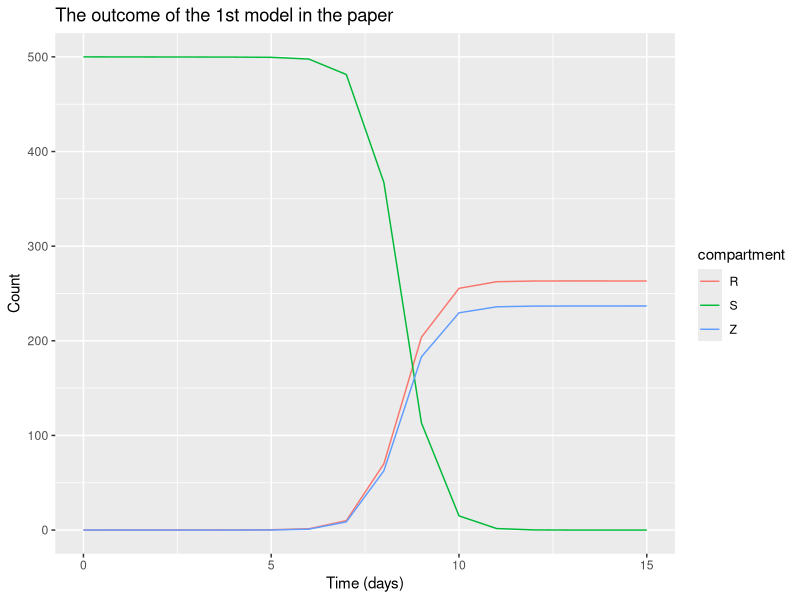
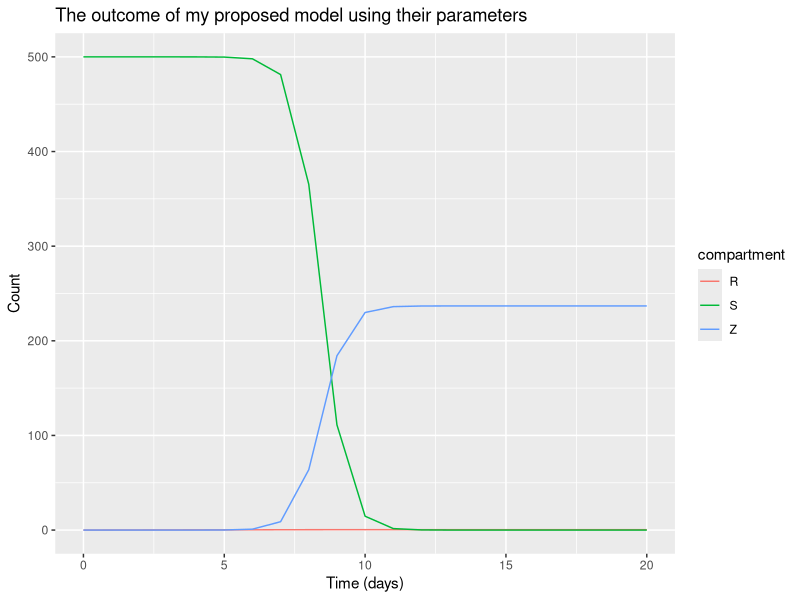

R code for these plots, in order:
## ---- chunk 1
library(DiagrammeR)
library(deSolve)
library(tidyverse)
## ---- chunk 2
grViz(" digraph zombie_hybrid {
  # 'neato' allows absolu <- te positioning
  graph [layout = neato, rankdir = LR, splines = true]

  node [shape = circle, style = filled, fontname = Georgia, fixedsize = true, width= 1]

  # Manual positioning: 'x,y!' 
  src [label = '', style = invis, width = 0, pos = '-1,0.3!']
  L [label = 'Susceptible', pos = '0,0!']
  R [label = 'Recovered', pos = '4,0!']
  Z [label = 'Zombies', pos = '2,0!']

  src -> L [label = '&pi;'] # Births
  L -> Z [label = '&beta;SZ'] # Bitten
  L -> R [label = '&delta;S', tailport = 's', headport = 's' ] # Normal deaths
  R -> Z [label = '&zeta;R', tailport = 'n', headport = 'n'] # Resurection
  Z -> R [label = '&alpha;SZ', tailport = 'e', headport = 'w'] # Head got chopped
}")
## ---- chunk 3
# I found this guide on using this package to make such models
# https://rpubs.com/choisy/sir
# It was also mentioned in a course

# Here, I will re-create their 1st model (which they did not plot in the paper)

zombie_equations <- function(time, variables, parameters) {
  with(as.list(c(variables, parameters)), {
    dS <- pi - beta * S * Z - delta * S
    dZ <- beta * S * Z + zeta * R - alpha * S * Z
    dR <- delta * S + alpha * S * Z - zeta * R
    
    return(list(c(dS, dZ, dR)))
  }) }

parameters <- c(
  pi = 0,
  alpha = 0.005, 
  beta = 0.0095, 
  zeta = 0.0001, 
  delta = 0.0001 )

initial_values <- c(
  S = 500, 
  Z =   0, 
  R =   0  )

time_values <- seq(0, 15)

zombie_value_1 <- ode(
  y = initial_values,
  time = time_values,
  func = zombie_equations,
  parms = parameters )

zombie_1 <- as.data.frame(zombie_value_1) %>%  
  pivot_longer(-time, names_to = "compartment", values_to = "count")
zombie_1 %>% ggplot(aes(time, count, colour = compartment)) + geom_line() + 
  labs(title = "The outcome of the 1st model in the paper", x = "Time (days)", y = "Count")
## ---- chunk 4
grViz(" digraph zombie_hybrid {
  graph [layout = neato, rankdir = LR, splines = true]

  node [shape = circle, style = filled, fontname = Georgea, fixedsize = true, width= 1]
  
  src [label = '', style = invis, width = 0, pos = '-1,0.2!']
  L [label = 'Susceptible', pos = '0,0!']
  R [label = 'Recovered', pos = '4,0!']
  Z [label = 'Zombies', pos = '2,0!']
  D [label = 'Dead\nZombies', style = invis, width = 0, pos = '4,1.2!'] # Removed zombies

  src -> L [label = '&pi;S'] # Births
  L -> Z [label = '&beta;SZ'] # Bitten
  L -> R [label = '&delta;S', tailport = 's', headport = 's' ] # Normal deaths
  R -> Z [label = '&zeta;R'] # Resurection
  Z -> D [label = '&alpha;SZ'] # Head got chopped
}")
## ---- chunk 5
my_zombie_equations <- function(time, variables, parameters) {
  with(as.list(c(variables, parameters)), {
    dS <- pi * S - beta * S * Z - delta * S
    dZ <- beta * S * Z + zeta * R - alpha * S * Z
    dR <- delta * S - zeta * R
    
    return(list(c(dS, dZ, dR)))
  }) }

parameters <- c(
  pi = 0.0001, # In the paper, they never specified a value for pi
  alpha = 0.005, 
  beta = 0.0095, 
  zeta = 0.0001, 
  delta = 0.0001 )

initial_values <- c(
  S = 500,  
  Z =   0, 
  R =   0  )

time_values <- seq(0, 20)

zombie_value_01 <- ode(
  y = initial_values,
  time = time_values,
  func = my_zombie_equations,
  parms = parameters )

zombie_01 <- as.data.frame(zombie_value_01) %>%  
  pivot_longer(-time, names_to = "compartment", values_to = "count")
 
zombie_01 %>% ggplot(aes(time, count, colour = compartment)) + geom_line() + 
  labs(title = "The outcome of my proposed model using their parameters", x = "Time (days)", y = "Count")
## ---- chunk 6
grViz(" digraph zombie_hybrid {
  # 'neato' allows absolu <- te positioning
  graph [layout = neato, rankdir = LR, splines = true]

  node [shape = circle, style = filled, fontname = Georgea, fixedsize = true, width= 1]

# Nodes that are not seen
  src [label = '', style = invis, width = 0, pos = '-1,0.3!']
# Nodes that are seen
  L [label = 'Susceptible', pos = '0,0!']
  I [label = 'Infected', pos = '1.5,0!']
  R [label = 'Recovered', pos = '4.5,0!']
  Z [label = 'Zombies', pos = '3,0!']

  src -> L [label = '&pi;'] # Births
  L -> I [label = '&beta;SZ'] # Bitten
  I -> Z [label = '&rho;I'] # Turned into zombie
  L -> R [label = '&delta;S', tailport = 's', headport = 's' ] # Normal deaths
  R -> Z [label = '&zeta;R', tailport = 'n', headport = 'n'] # Resurection
  Z -> R [label = '&alpha;SZ', tailport = 'e', headport = 'w'] # Head got chopped
  I -> R [label = '&delta;I'] # Died midway
}")
